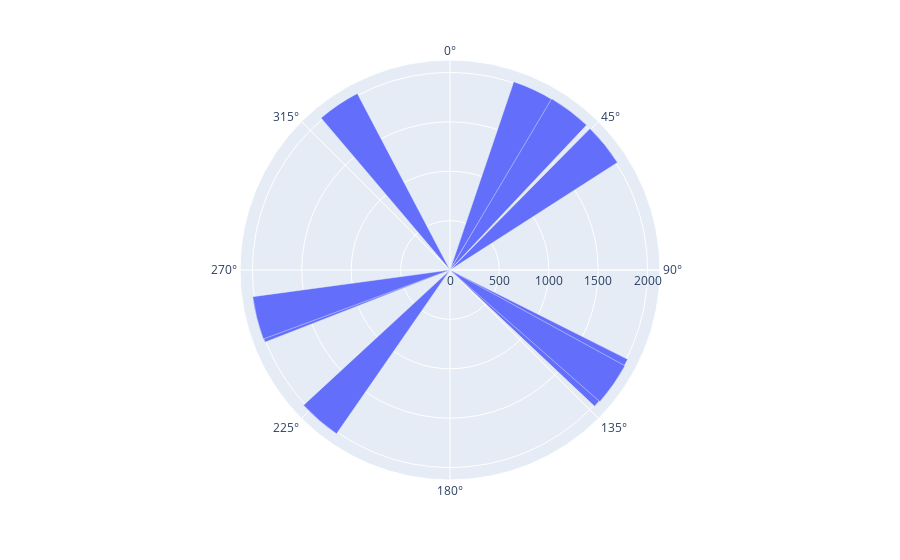

Notebook source saved alongside this figure:
### Code cell
px.bar_polar(r=years,theta=sales)

### Figure 1 — Plotly figure (JSON) as saved in the notebook; plotly's stock layout.template omitted (floating-point values rounded to 4 significant figures)
{"data": [{"hovertemplate": "r=%{r}<br>theta=%{theta}<extra></extra>", "legendgroup": "", "marker": {"color": "#636efa", "pattern": {"shape": ""}}, "name": "", "r": [2010, 2011, 2012, 2013, 2014, 2015, 2016, 2017, 2018, 2019], "showlegend": false, "subplot": "polar", "theta": [3495, 3367, 2185, 1923, 3291, 3856, 3277, 3101, 4646, 4805], "type": "barpolar"}], "layout": {"barmode": "relative", "legend": {"tracegroupgap": 0}, "margin": {"t": 60}, "polar": {"angularaxis": {"direction": "clockwise", "rotation": 90}, "domain": {"x": [0, 1], "y": [0, 1]}}}}
